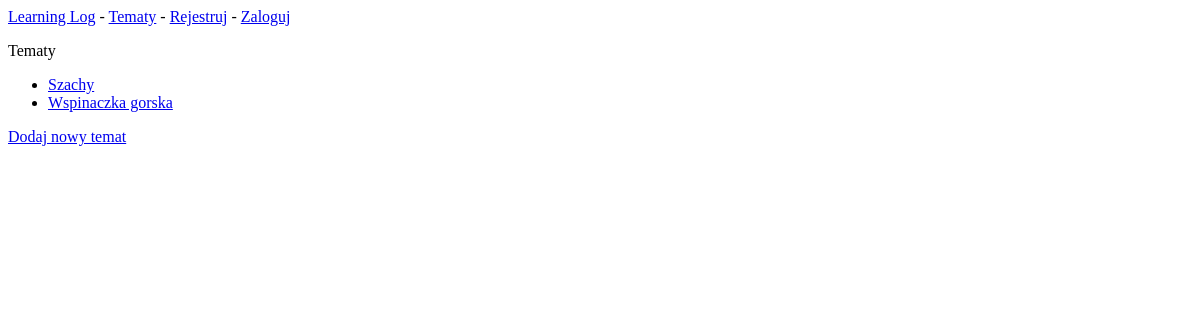
/topics/, run on an earlier commit of the app's database.
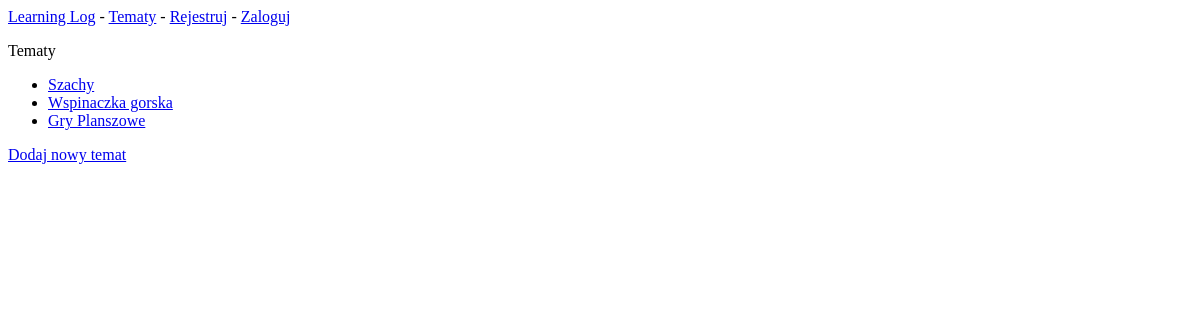
And on a later commit of the database.
### learning_logs/models.py (models this page shows)
class Topic(models.Model):
    text = models.CharField(max_length=200)
    date_added = models.DateTimeField(auto_now_add=True)
    def __str__(self):
        return self.text

### learning_logs/views.py (the view)
# urls.py: path('topics/', views.topics, name='topics'),
def topics(request):
    topics = Topic.objects.order_by('date_added')
    context = {'topics': topics}
    return render(request, 'learning_logs/topics.html', context)

### learning_logs/templates/learning_logs/topics.html
{% extends "learning_logs/base.html" %}
{% block content %}
  <p>Tematy</p>
  <ul>
    {% for topic in topics %}
      <li>
        <a href="{% url 'learning_logs:topic' topic.id %}">{{ topic }}</a>
      </li>
    {% empty %}
      <li>Nie zostal jeszcze dodany zaden temat.</li>
    {% endfor %}
  </ul>
  <a href="{% url 'learning_logs:new_topic' %}">Dodaj nowy temat</a>
{% endblock content %}

### learning_logs/templates/learning_logs/base.html
<p>
  <a href="{% url 'learning_logs:index' %}">Learning Log</a> -
  <a href="{% url 'learning_logs:topics' %}">Tematy</a> -
  {% if user.is_authenticated %}
    Witaj, {{ user.username }}.
    <a href="{% url 'users:logout' %}">Wyloguj</a>
  {% else %}
    <a href="{% url 'users:register' %}">Rejestruj</a> -
    <a href="{% url 'users:login' %}">Zaloguj</a>
  {% endif %}
</p>
{% block content %}{% endblock content %}

What changed in the data, as far as the page shows it:
added Topic: text "Gry Planszowe"
